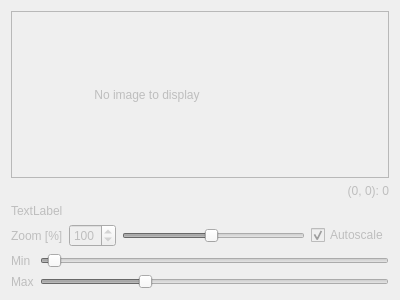
<?xml version="1.0" encoding="UTF-8"?>
<ui version="4.0">
 <class>DepthImageViewer</class>
 <widget class="QWidget" name="DepthImageViewer">
  <property name="enabled">
   <bool>false</bool>
  </property>
  <property name="geometry">
   <rect>
    <x>0</x>
    <y>0</y>
    <width>400</width>
    <height>300</height>
   </rect>
  </property>
  <property name="windowTitle">
   <string>Form</string>
  </property>
  <layout class="QVBoxLayout" name="verticalLayout">
   <item>
    <widget class="QScrollArea" name="scrollArea">
     <property name="widgetResizable">
      <bool>true</bool>
     </property>
     <property name="alignment">
      <set>Qt::AlignCenter</set>
     </property>
     <widget class="QWidget" name="scrollAreaWidgetContents">
      <property name="geometry">
       <rect>
        <x>0</x>
        <y>0</y>
        <width>384</width>
        <height>140</height>
       </rect>
      </property>
      <layout class="QHBoxLayout" name="horizontalLayout_2">
       <item>
        <layout class="QHBoxLayout" name="horizontalLayout_3">
         <item>
          <widget class="QLabel" name="label">
           <property name="text">
            <string>No image to display</string>
           </property>
           <property name="scaledContents">
            <bool>false</bool>
           </property>
           <property name="alignment">
            <set>Qt::AlignCenter</set>
           </property>
          </widget>
         </item>
         <item>
          <widget class="ColorBar" name="colorbar" native="true">
           <property name="sizePolicy">
            <sizepolicy hsizetype="Preferred" vsizetype="Preferred">
             <horstretch>0</horstretch>
             <verstretch>0</verstretch>
            </sizepolicy>
           </property>
           <property name="maximumSize">
            <size>
             <width>100</width>
             <height>16777215</height>
            </size>
           </property>
          </widget>
         </item>
        </layout>
       </item>
      </layout>
     </widget>
    </widget>
   </item>
   <item>
    <widget class="QLabel" name="label_2">
     <property name="text">
      <string>(0, 0): 0</string>
     </property>
     <property name="alignment">
      <set>Qt::AlignRight|Qt::AlignTrailing|Qt::AlignVCenter</set>
     </property>
    </widget>
   </item>
   <item>
    <layout class="QGridLayout" name="gridLayout_2">
     <item row="0" column="0">
      <widget class="QLabel" name="label_3">
       <property name="text">
        <string>TextLabel</string>
       </property>
      </widget>
     </item>
    </layout>
   </item>
   <item>
    <layout class="QHBoxLayout" name="horizontalLayout">
     <item>
      <widget class="QLabel" name="labelZoom">
       <property name="text">
        <string>Zoom [%]</string>
       </property>
      </widget>
     </item>
     <item>
      <widget class="QSpinBox" name="spinBox">
       <property name="minimum">
        <number>5</number>
       </property>
       <property name="maximum">
        <number>200</number>
       </property>
       <property name="value">
        <number>100</number>
       </property>
      </widget>
     </item>
     <item>
      <widget class="QSlider" name="horizontalSlider">
       <property name="minimum">
        <number>5</number>
       </property>
       <property name="maximum">
        <number>200</number>
       </property>
       <property name="value">
        <number>100</number>
       </property>
       <property name="orientation">
        <enum>Qt::Horizontal</enum>
       </property>
      </widget>
     </item>
     <item>
      <widget class="QCheckBox" name="autoscaleCheckbox">
       <property name="text">
        <string>Autoscale</string>
       </property>
       <property name="checked">
        <bool>true</bool>
       </property>
      </widget>
     </item>
    </layout>
   </item>
   <item>
    <layout class="QFormLayout" name="formLayout_2">
     <item row="0" column="0">
      <widget class="QLabel" name="label_4">
       <property name="text">
        <string>Min</string>
       </property>
      </widget>
     </item>
     <item row="0" column="1">
      <widget class="QSlider" name="minSlider">
       <property name="minimum">
        <number>10</number>
       </property>
       <property name="maximum">
        <number>1000</number>
       </property>
       <property name="value">
        <number>30</number>
       </property>
       <property name="orientation">
        <enum>Qt::Horizontal</enum>
       </property>
      </widget>
     </item>
     <item row="1" column="0">
      <widget class="QLabel" name="label_5">
       <property name="text">
        <string>Max</string>
       </property>
      </widget>
     </item>
     <item row="1" column="1">
      <widget class="QSlider" name="maxSlider">
       <property name="minimum">
        <number>10</number>
       </property>
       <property name="maximum">
        <number>1000</number>
       </property>
       <property name="value">
        <number>300</number>
       </property>
       <property name="orientation">
        <enum>Qt::Horizontal</enum>
       </property>
      </widget>
     </item>
    </layout>
   </item>
  </layout>
 </widget>
 <customwidgets>
  <customwidget>
   <class>ColorBar</class>
   <extends>QWidget</extends>
   <header>colorbar.hpp</header>
   <container>1</container>
  </customwidget>
 </customwidgets>
 <resources/>
 <connections>
  <connection>
   <sender>horizontalSlider</sender>
   <signal>valueChanged(int)</signal>
   <receiver>spinBox</receiver>
   <slot>setValue(int)</slot>
   <hints>
    <hint type="sourcelabel">
     <x>264</x>
     <y>282</y>
    </hint>
    <hint type="destinationlabel">
     <x>102</x>
     <y>282</y>
    </hint>
   </hints>
  </connection>
  <connection>
   <sender>spinBox</sender>
   <signal>valueChanged(int)</signal>
   <receiver>horizontalSlider</receiver>
   <slot>setValue(int)</slot>
   <hints>
    <hint type="sourcelabel">
     <x>102</x>
     <y>282</y>
    </hint>
    <hint type="destinationlabel">
     <x>264</x>
     <y>282</y>
    </hint>
   </hints>
  </connection>
 </connections>
</ui>
